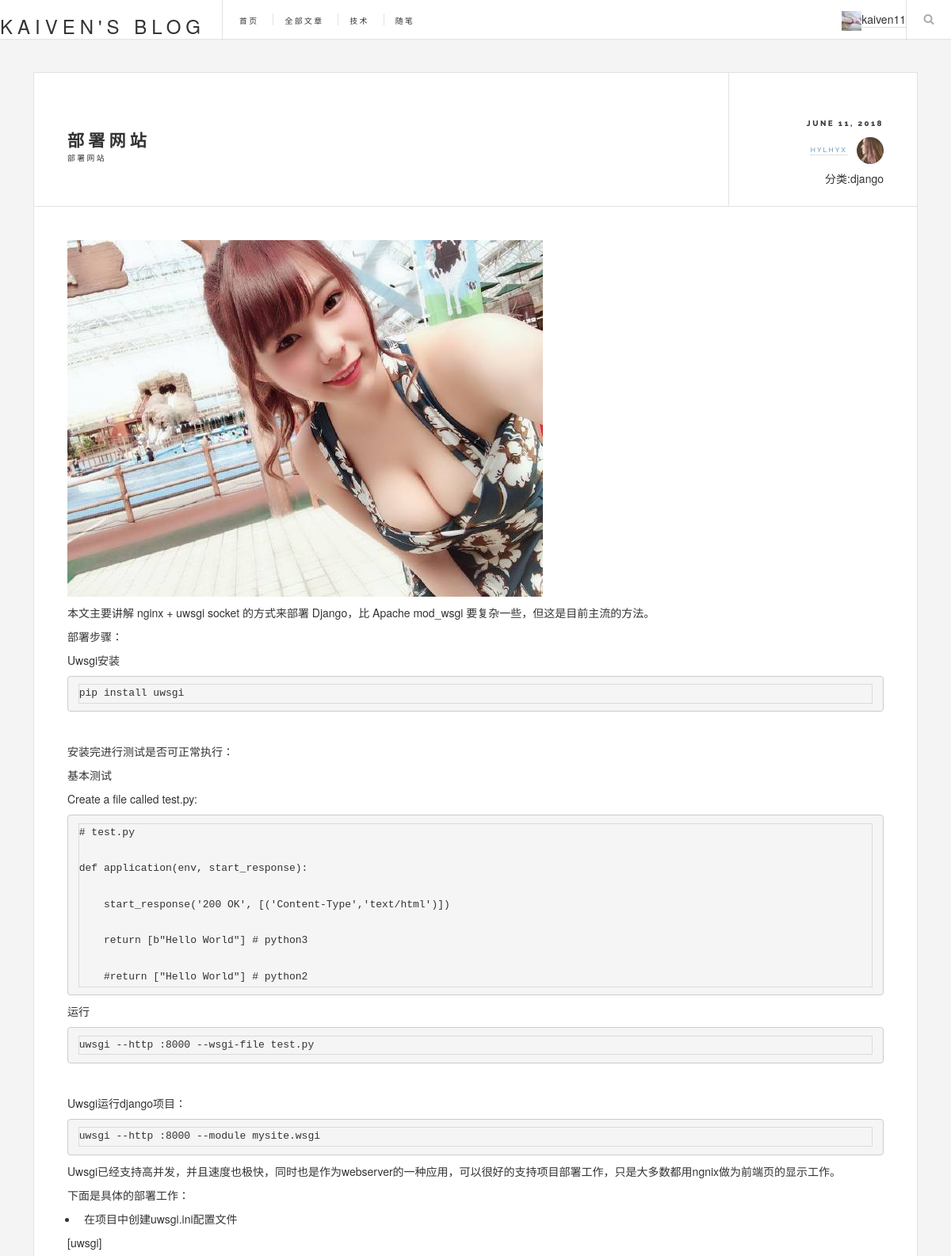
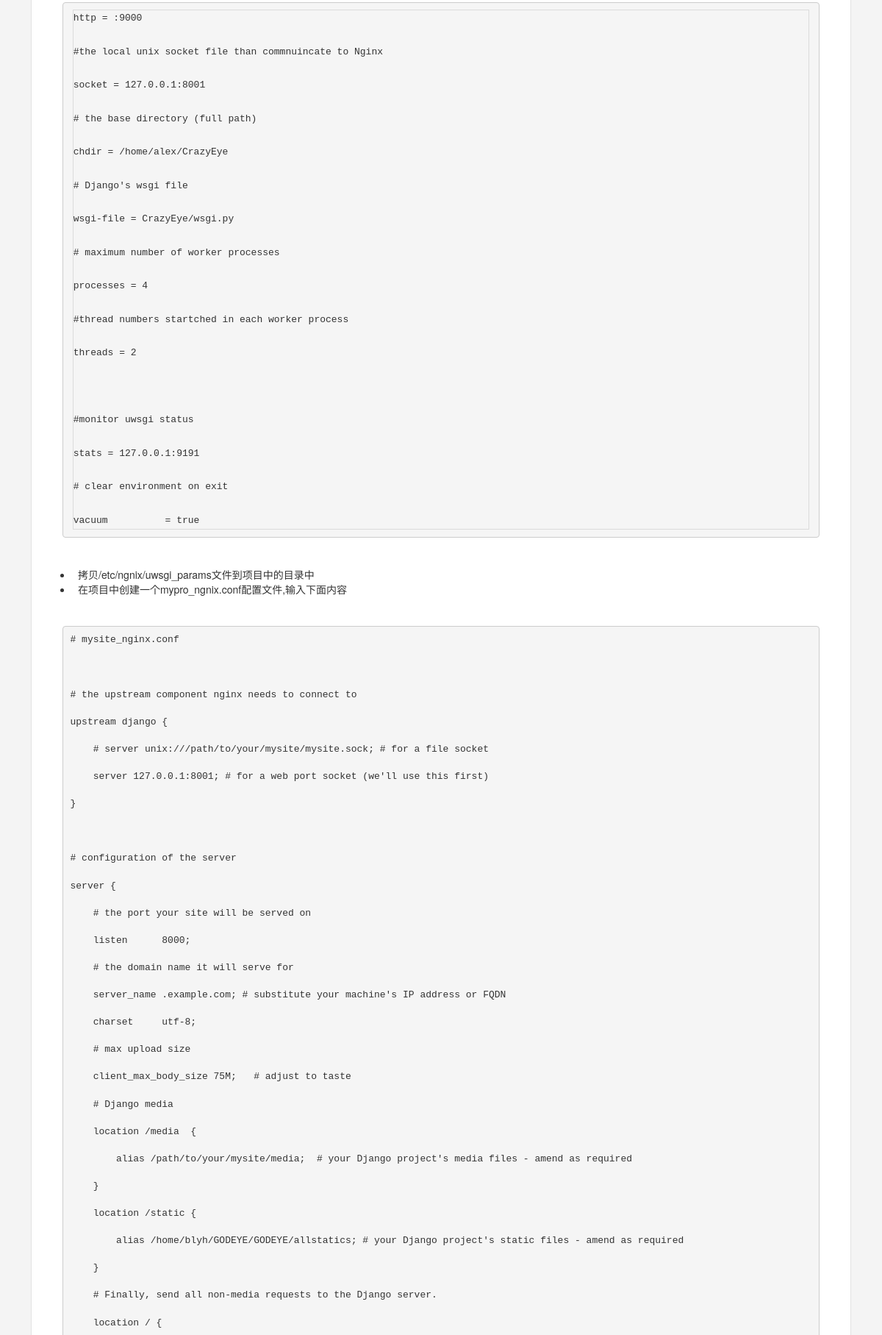
The page /artical/artical_id=1 (signed in, upper part) on the database its author committed (2 pictures, top to bottom).
### blog/models.py (models this page shows, shortened)
class UserProfile(AbstractBaseUser,PermissionsMixin):
    password = models.CharField(('password'), max_length=128,help_text=mark_safe('''<a href="password/">重置密码</a>'''))# 重写继承类的pasword
    name = models.CharField(max_length=32)
    avatar = models.URLField(null=True,blank=True)
    github_id = models.PositiveIntegerField(null=True,unique=True)
    is_active = models.BooleanField(default=True)
    is_admin = models.BooleanField(default=False)
    objects = MyUserManager()
    img_for_user=models.ImageField(upload_to=artical_img_path,null=True,default="/aa.jpg")
    USERNAME_FIELD = 'github_id'
    REQUIRED_FIELDS = ['name'] #just effect when create the super user
    def __str__(self):
         return self.name
    class Meta:
        verbose_name="用户表"
        verbose_name_plural="用户表"

class Artical(models.Model):
    title=models.CharField(max_length=600,unique=True)
    content=RichTextUploadingField(null=True,blank=True)
    time=models.DateTimeField(auto_now_add=True)
    tags=models.ManyToManyField('Tags',)
    author=models.ForeignKey('UserProfile',on_delete=models.CASCADE,null=True)
    views=models.PositiveIntegerField(null=True)
    describe=models.CharField(max_length=128,null=True)
    category=models.ForeignKey('category',null=True,blank=True,on_delete=models.DO_NOTHING)
    class Meta:
        verbose_name="文章表"
        verbose_name_plural="文章表"

class category(models.Model):
    title=models.TextField(max_length=64)
    def __str__(self):
        return self.title
    class Meta:
        verbose_name="分类"
        verbose_name_plural="分类"

class articalimg(models.Model):
    artical=models.ForeignKey("Artical",on_delete=models.CASCADE)
    imgfile=models.ImageField(upload_to=User_directory_path,null=True)
    title=models.CharField(max_length=64)
    def get_edit_link(self,obj=None):
        print(type(obj), "get_edit_link")
        if self.pk:  # if object has already been saved and has a primary key, show link to it
            url = reverse('admin:%s_%s_change' % (self._meta.app_label, self._meta.model_name), args=[self.pk])
            return mark_safe("""<a href="{url}">{text}</a>""".format(
                url=url,
                text=("Edit this %s separately") % self._meta.verbose_name,
            ))
        return mark_safe("(save and continue editing to create a link)")
    get_edit_link.short_description = ("Edit link")
    get_edit_link.allow_tags = True
    class Meta:
        verbose_name="文章图片"
        verbose_name_plural="文章图片"

### blog/views.py (the view)
# urls.py: path(r'artical/artical_id=<int:aid>',views.artical_detail,name="detail_artical"),
def artical_detail(request,aid):
    artical_obj=models.Artical.objects.get(id=aid)
    myform = commnetform()
    return render(request,"blog/artical_detail.html",{"artical_obj":artical_obj,'myform':myform,})

### templates/blog/artical_detail.html (shortened to what this page needs)
{% extends "blog/base.html" %}
{% load tags_util %}
{% block css %}
{% load static %}
<link rel="stylesheet" href="{% static 'css/prismss.css' %}">
<link rel="stylesheet" href="{% static 'plugin/bootstrap3/css/bootstrap.css' %}">
<link rel="stylesheet" href="{% static 'css/blog.css' %}">
{% endblock %}
{% block artical %}
<article class="post">
    <header>
        <div class="title">
            <h2>{{ artical_obj.title }}</h2>
            <p>{{ artical_obj.describe }}</p>
        </div>
        <div class="meta">
            <time class="published" datetime="{{ time }}">{{ artical_obj.time|date }}</time>
            <a href="#" class="author"><span class="name">{{ artical_obj.author }}</span><img src="/static/images/avatar.jpg" alt="" />
            </a>
            <span>分类:{{ artical_obj.category }}</span>
        </div>
    </header>
    <img src="{{ artical_obj.articalimg_set.first.imgfile.url }}" alt="" />
    <p>{{ artical_obj.content|safe }}</p>
</article>
{% endblock %}
{% block script %}
{% load static %}
{% endblock %}

### templates/blog/base.html (shortened to what this page needs)
<!DOCTYPE HTML>
<html>
    <head>
        {% load static %}
		<link rel="stylesheet" href="{% static 'assets/css/main.css' %}" />
        <link rel="stylesheet" href="{% static 'plugin/bootstrap3/css/bootstrap.css' %}">
       {% block css%}
        {% endblock %}
    </head>
	<body>
			<div id="wrapper" style="background-color: #f4f4f4">
					<header id="header" style="height: 50px;">
						<h3><a href="javascript:void(0)">KAIVEN'S BLOG</a></h3>
						<nav class="links">
							<ul>
								<li><a href="{% url "index_view" %}">首页</a></li>
								<li><a href="{% url "all_artical" %}">全部文章</a></li>
								<li><a href="{% url "technology" %}">技术</a></li>
								<li><a href="{% url "essay" %}">随笔</a></li>
							</ul>
                        </nav>
                                  {% if request.user.pk %}
                                      <li style="list-style:none"><a >
                                          <img src="{{ request.user.avatar }}"  height="25px" width="25px" />{{ request.user }}</a>
</li>
                                {% else %}
								<li>
									<a class="login" href="/">登陆</a>
								</li>
                                 {% endif %}
						<nav class="main">
							<ul style="text-align: center;">
								<li class="search">
									<a class="fa-search" href="#search">Search</a>
								</li>
							</ul>
						</nav>
					</header>
                        {% block body %}
					<div id="main">
                        {% block artical %}{% endblock %}
					</div>
			</div>
            {% endblock %}
	</body>
</html>

### rows shown on the page
UserProfile: user.avatar (picture), user "kaiven11"
Artical: title "部署网站", describe "部署网站", time "JUNE 11, 2018", author "HYLHYX", category "django", articalimg_set.first.imgfile (picture), content "本文主要讲解 nginx + uwsgi socket 的方式来部署 Django，比 Apache mod_wsgi 要复杂一些，但这是目前主流的方法。 部署步骤： Uwsgi安装 pip install uwsgi 安装完进行测试是否可正常执行： 基本测试 Create a file called test.py: # test.py def application(env, start_response): start_response('200 OK', [('Content-Type','text/html')]) return [b\"Hello World\"] # python3 #return [\"Hello World\"] # python2 运行 uwsgi --http :8000 --wsgi-file test.py Uwsgi运行django项目： uwsgi --http :8000 --module mysite.wsgi Uwsgi已经支持高并发，并且速度也极快，同时也是作为webserver的一种应用，可以很好的支持项目部署工作，只是大多数都用ngnix做为前端页的显示工作。 下面是具体的部署工作： 在项目中创建uwsgi.ini配置文件 [uwsgi] http = :9000 #the local unix socket file than commnuincate to Nginx socket = 127.0.0.1:8001 # the base directory (full path) chdir =…"
